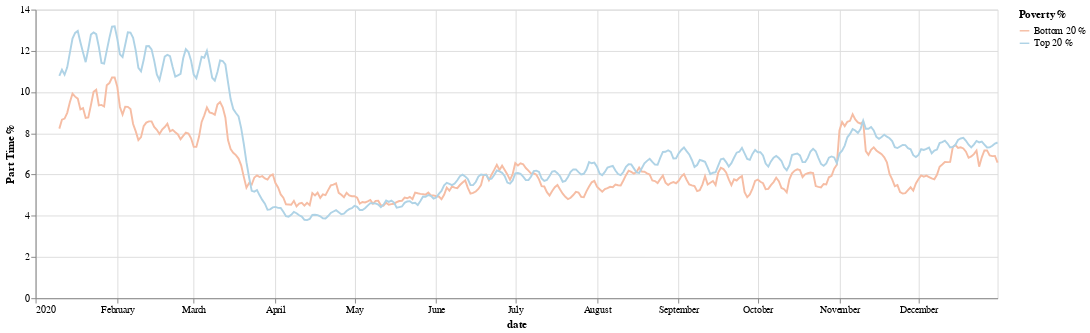

Notebook code cell kept with this figure:
### Code cell
# analysis for the entire year on monthly basis
df_str = df.copy(deep=True) #make a deep copy

df_str['date'] = pd.to_datetime(df_str['date'],utc= True) # extract the months

df_str = df_str.groupby([df_str['date']]).mean().rolling(10).mean()[0:] #find the mean for the days and roll up for every 10 days

chart = alt.Chart(df_str.reset_index()).transform_fold(
    fold=['Bottom 20 %', 'Top 20 %'],
    as_ = ['Poverty %','part_time_percentage']
    
    ).mark_line().encode(
      x='date:T',
      y= alt.Y('part_time_percentage:Q', title = 'Part Time %'), color='Poverty %:N'
    ).properties(width = 1000)
chart

### Figure 1 — Vega-Lite specification as saved in the notebook (floating-point values rounded to 4 significant figures; data arrays with more than 128 entries replaced by an {"elided": "..."} marker saying what was removed)
{"config": {"view": {"continuousHeight": 300, "continuousWidth": 400}, "range": {"category": {"scheme": "redblue"}}}, "data": {"name": "data-29b96df503377180a07c7927fada482a"}, "mark": "line", "encoding": {"color": {"type": "nominal", "field": "Poverty %"}, "x": {"type": "temporal", "field": "date"}, "y": {"type": "quantitative", "field": "part_time_percentage", "title": "Part Time %"}}, "transform": [{"fold": ["Bottom 20 %", "Top 20 %"], "as": ["Poverty %", "part_time_percentage"]}], "width": 1000, "$schema": "https://vega.github.io/schema/vega-lite/v4.8.1.json", "datasets": {"data-29b96df503377180a07c7927fada482a": {"elided": "366 records"}}}
